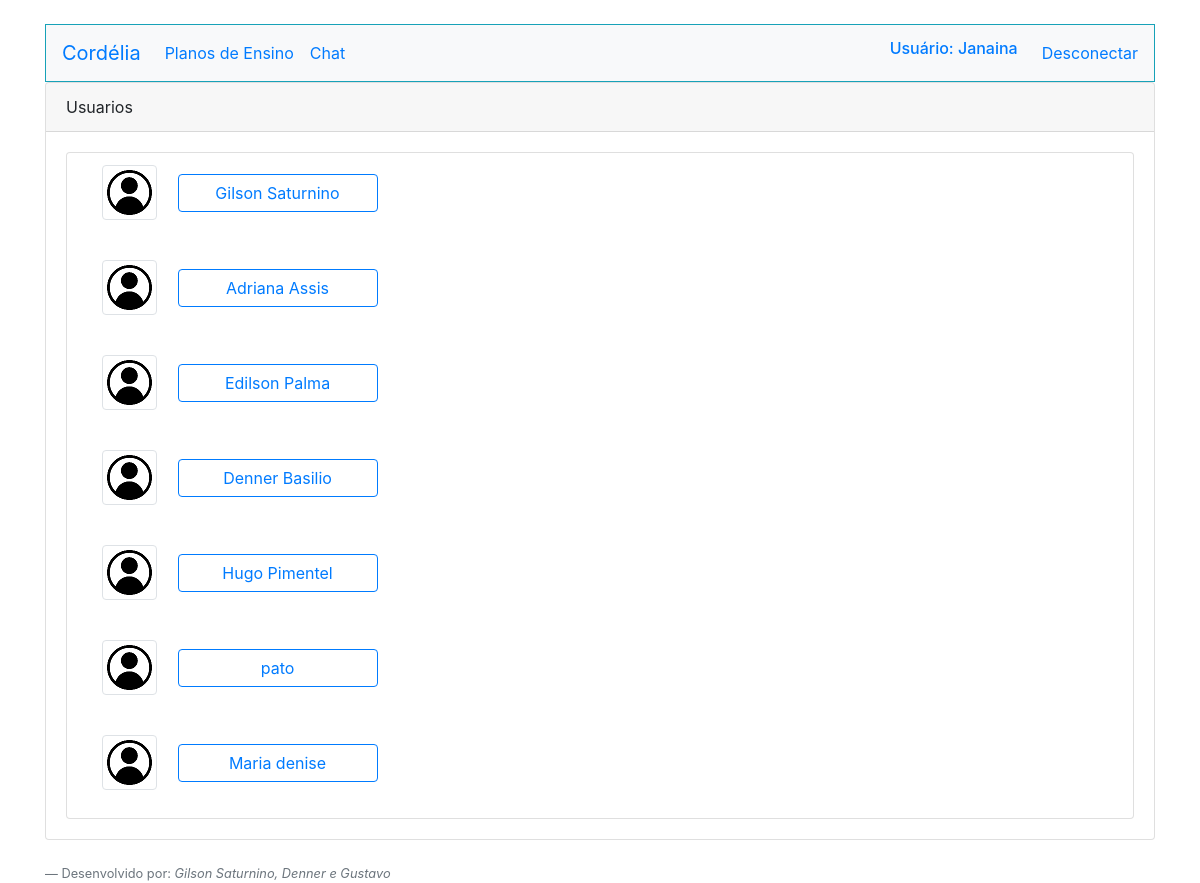
/ListarUsuarios.php (signed in), run on the app's committed database.
### tables this page shows
CREATE TABLE `usuarios` (
  `id` int(11) NOT NULL,
  `email` varchar(255) NOT NULL,
  `nome` varchar(255) NOT NULL,
  `senha` varchar(255) NOT NULL,
  `perfil` varchar(255) NOT NULL
);

### ListarUsuarios.php (the view, shortened to what this page needs)
<!doctype html>
<html lang="pt-br">
  <head>
    <link rel="stylesheet" href="https://stackpath.bootstrapcdn.com/bootstrap/4.3.1/css/bootstrap.min.css">
  </head>
  <body>
    <div class="container">
    <?php require_once('Cabecalho.php');
    require_once('Conexao.php');
    $sql = "select * from usuarios";
    $resultadoSql = mysqli_query($conexao, $sql);
    $vetorUmregistro = mysqli_fetch_assoc($resultadoSql);
    $vetorTodosRegistros = array();
        while($vetorUmregistro !=null){
          array_push($vetorTodosRegistros,$vetorUmregistro);
          $vetorUmregistro = mysqli_fetch_assoc($resultadoSql);}
    ?>
    <div class="card">
        <div class="card-header">
            Usuarios
        </div>
        <div class="card-body">
            <ul class="list-group">
            <?php foreach($vetorTodosRegistros as $Umregistro){
              if($Umregistro["id"] != $_SESSION['id_logado']){
              ?>
                <li class="list-group-item">
                <div class="col-md-12">
                    <form action="chat.php" method="POST">
                        <div class="form-group">
                            <img src="imagens/usuario.png" alt="imagem do usuario" class="img-thumbnail">
                            <button id="botaocontato" type="submit" class="btn btn-outline-primary ml-3"><?=$Umregistro["nome"]; ?></button>
                        </div>
                    </form>
                </div>
                </li>
            <?php }}?>
            </ul>
        </div>
    </div>
    </div>
    <?php
        require_once("Footer.php");
        ?>
  </body>
</html>

### ListarUsuarios.php (style rules this page uses)
#botaocontato { width:200px; }

### Cabecalho.php (style rules this page uses)
body { background-color:#ffffff; }

### data on the page
usuarios: nome "Gilson Saturnino"
usuarios: nome "Adriana Assis"
usuarios: nome "Edilson Palma"
usuarios: nome "Denner Basilio"
usuarios: nome "Hugo Pimentel"
usuarios: nome "pato"
usuarios: nome "Maria denise"

### other printed values
$_SESSION["nome"] "Janaina"
